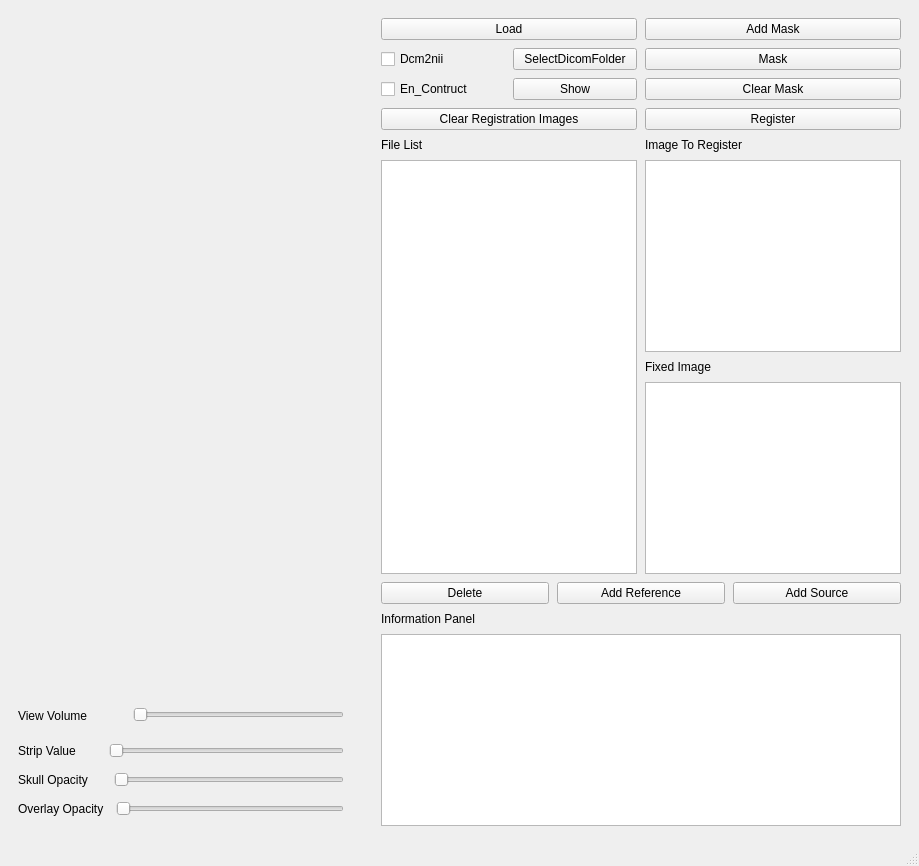
<?xml version="1.0" encoding="UTF-8"?>
<ui version="4.0">
 <class>MainWindow</class>
 <widget class="QMainWindow" name="MainWindow">
  <property name="geometry">
   <rect>
    <x>0</x>
    <y>0</y>
    <width>919</width>
    <height>817</height>
   </rect>
  </property>
  <property name="windowTitle">
   <string>MainWindow</string>
  </property>
  <widget class="QWidget" name="centralwidget">
   <layout class="QHBoxLayout" name="horizontalLayout_9">
    <item>
     <layout class="QVBoxLayout" name="verticalLayout_10">
      <item>
       <widget class="QWidget" name="" native="true">
        <layout class="QGridLayout" name="gridLayout">
         <property name="sizeConstraint">
          <enum>QLayout::SetMinimumSize</enum>
         </property>
         <item row="0" column="0">
          <widget class="QVTKWidget" name="axial_view_widget"/>
         </item>
         <item row="1" column="1">
          <widget class="QVTKWidget" name="ster_3d_view_widget"/>
         </item>
         <item row="0" column="1">
          <widget class="QVTKWidget" name="coronal_view_widget"/>
         </item>
         <item row="1" column="0">
          <widget class="QVTKWidget" name="sagittal_view_widget"/>
         </item>
        </layout>
       </widget>
      </item>
      <item>
       <widget class="QWidget" name="" native="true">
        <property name="maximumSize">
         <size>
          <width>16777215</width>
          <height>150</height>
         </size>
        </property>
        <layout class="QVBoxLayout" name="verticalLayout">
         <property name="sizeConstraint">
          <enum>QLayout::SetMinimumSize</enum>
         </property>
         <item>
          <layout class="QHBoxLayout" name="horizontalLayout">
           <property name="sizeConstraint">
            <enum>QLayout::SetFixedSize</enum>
           </property>
           <item>
            <widget class="QLabel" name="label">
             <property name="minimumSize">
              <size>
               <width>96</width>
               <height>27</height>
              </size>
             </property>
             <property name="maximumSize">
              <size>
               <width>96</width>
               <height>27</height>
              </size>
             </property>
             <property name="text">
              <string>View Volume</string>
             </property>
            </widget>
           </item>
           <item>
            <widget class="QLabel" name="min_vol_Lab">
             <property name="sizePolicy">
              <sizepolicy hsizetype="Preferred" vsizetype="Fixed">
               <horstretch>0</horstretch>
               <verstretch>0</verstretch>
              </sizepolicy>
             </property>
             <property name="text">
              <string/>
             </property>
            </widget>
           </item>
           <item>
            <widget class="QSlider" name="view_vol_Slider">
             <property name="maximumSize">
              <size>
               <width>456</width>
               <height>22</height>
              </size>
             </property>
             <property name="orientation">
              <enum>Qt::Horizontal</enum>
             </property>
            </widget>
           </item>
           <item>
            <widget class="QLabel" name="max_vol_Lab">
             <property name="sizePolicy">
              <sizepolicy hsizetype="Preferred" vsizetype="Fixed">
               <horstretch>0</horstretch>
               <verstretch>0</verstretch>
              </sizepolicy>
             </property>
             <property name="text">
              <string/>
             </property>
            </widget>
           </item>
          </layout>
         </item>
         <item>
          <layout class="QHBoxLayout" name="horizontalLayout_3">
           <item>
            <widget class="QLabel" name="label_3">
             <property name="maximumSize">
              <size>
               <width>119</width>
               <height>27</height>
              </size>
             </property>
             <property name="text">
              <string>Strip Value        </string>
             </property>
            </widget>
           </item>
           <item>
            <widget class="QSlider" name="strip_val_Slider">
             <property name="orientation">
              <enum>Qt::Horizontal</enum>
             </property>
            </widget>
           </item>
           <item>
            <widget class="QLabel" name="label_strip_value">
             <property name="sizePolicy">
              <sizepolicy hsizetype="Preferred" vsizetype="Fixed">
               <horstretch>0</horstretch>
               <verstretch>0</verstretch>
              </sizepolicy>
             </property>
             <property name="text">
              <string/>
             </property>
            </widget>
           </item>
          </layout>
         </item>
         <item>
          <layout class="QHBoxLayout" name="horizontalLayout_2">
           <item>
            <widget class="QLabel" name="label_2">
             <property name="text">
              <string>Skull Opacity      </string>
             </property>
            </widget>
           </item>
           <item>
            <widget class="QSlider" name="set_opacity_Slider">
             <property name="orientation">
              <enum>Qt::Horizontal</enum>
             </property>
            </widget>
           </item>
           <item>
            <widget class="QLabel" name="label_opacity">
             <property name="sizePolicy">
              <sizepolicy hsizetype="Preferred" vsizetype="Fixed">
               <horstretch>0</horstretch>
               <verstretch>0</verstretch>
              </sizepolicy>
             </property>
             <property name="text">
              <string/>
             </property>
            </widget>
           </item>
          </layout>
         </item>
         <item>
          <layout class="QHBoxLayout" name="horizontalLayout_4">
           <item>
            <widget class="QLabel" name="label_6">
             <property name="text">
              <string>Overlay Opacity  </string>
             </property>
            </widget>
           </item>
           <item>
            <widget class="QSlider" name="overlay_opacity_Slider">
             <property name="orientation">
              <enum>Qt::Horizontal</enum>
             </property>
            </widget>
           </item>
           <item>
            <widget class="QLabel" name="overlay_opacity_Label">
             <property name="sizePolicy">
              <sizepolicy hsizetype="Preferred" vsizetype="Fixed">
               <horstretch>0</horstretch>
               <verstretch>0</verstretch>
              </sizepolicy>
             </property>
             <property name="text">
              <string/>
             </property>
            </widget>
           </item>
          </layout>
         </item>
        </layout>
       </widget>
      </item>
     </layout>
    </item>
    <item>
     <widget class="QWidget" name="control_panel" native="true">
      <property name="maximumSize">
       <size>
        <width>400</width>
        <height>16777215</height>
       </size>
      </property>
      <layout class="QVBoxLayout" name="verticalLayout_8">
       <property name="spacing">
        <number>8</number>
       </property>
       <property name="sizeConstraint">
        <enum>QLayout::SetFixedSize</enum>
       </property>
       <item>
        <layout class="QGridLayout" name="gridLayout_2">
         <property name="sizeConstraint">
          <enum>QLayout::SetNoConstraint</enum>
         </property>
         <item row="1" column="1">
          <widget class="QPushButton" name="mask_Btn">
           <property name="text">
            <string>Mask</string>
           </property>
          </widget>
         </item>
         <item row="0" column="0">
          <widget class="QPushButton" name="img_load_Btn">
           <property name="sizePolicy">
            <sizepolicy hsizetype="Preferred" vsizetype="Minimum">
             <horstretch>0</horstretch>
             <verstretch>0</verstretch>
            </sizepolicy>
           </property>
           <property name="text">
            <string>Load</string>
           </property>
          </widget>
         </item>
         <item row="1" column="0">
          <layout class="QHBoxLayout" name="horizontalLayout_6">
           <item>
            <widget class="QCheckBox" name="use_dcm2nii_check">
             <property name="text">
              <string>Dcm2nii</string>
             </property>
            </widget>
           </item>
           <item>
            <widget class="QPushButton" name="sel_folder_Btn">
             <property name="text">
              <string>SelectDicomFolder</string>
             </property>
            </widget>
           </item>
          </layout>
         </item>
         <item row="3" column="1">
          <widget class="QPushButton" name="clr_mask_Btn">
           <property name="text">
            <string>Clear Mask</string>
           </property>
          </widget>
         </item>
         <item row="0" column="1">
          <widget class="QPushButton" name="add_mask_Btn">
           <property name="sizePolicy">
            <sizepolicy hsizetype="Preferred" vsizetype="Fixed">
             <horstretch>0</horstretch>
             <verstretch>0</verstretch>
            </sizepolicy>
           </property>
           <property name="text">
            <string>Add Mask</string>
           </property>
          </widget>
         </item>
         <item row="4" column="1">
          <widget class="QPushButton" name="register_Btn">
           <property name="text">
            <string>Register</string>
           </property>
          </widget>
         </item>
         <item row="3" column="0">
          <layout class="QHBoxLayout" name="horizontalLayout_7">
           <item>
            <widget class="QCheckBox" name="en_cst_Check">
             <property name="text">
              <string>En_Contruct</string>
             </property>
            </widget>
           </item>
           <item>
            <widget class="QPushButton" name="show_Btn">
             <property name="text">
              <string>Show</string>
             </property>
            </widget>
           </item>
          </layout>
         </item>
         <item row="4" column="0">
          <widget class="QPushButton" name="bold_Btn">
           <property name="text">
            <string>Clear Registration Images</string>
           </property>
          </widget>
         </item>
        </layout>
       </item>
       <item>
        <layout class="QVBoxLayout" name="verticalLayout_2">
         <item>
          <layout class="QHBoxLayout" name="horizontalLayout_8">
           <property name="sizeConstraint">
            <enum>QLayout::SetNoConstraint</enum>
           </property>
           <item>
            <layout class="QVBoxLayout" name="verticalLayout_4">
             <item>
              <widget class="QLabel" name="label_5">
               <property name="text">
                <string>File List</string>
               </property>
              </widget>
             </item>
             <item>
              <widget class="QListWidget" name="file_listWidget"/>
             </item>
            </layout>
           </item>
           <item>
            <layout class="QVBoxLayout" name="verticalLayout_7">
             <item>
              <layout class="QVBoxLayout" name="verticalLayout_5">
               <item>
                <widget class="QLabel" name="label_7">
                 <property name="text">
                  <string>Image To Register</string>
                 </property>
                </widget>
               </item>
               <item>
                <widget class="QListWidget" name="reg_src_List"/>
               </item>
              </layout>
             </item>
             <item>
              <layout class="QVBoxLayout" name="verticalLayout_6">
               <item>
                <widget class="QLabel" name="label_8">
                 <property name="text">
                  <string>Fixed Image</string>
                 </property>
                </widget>
               </item>
               <item>
                <widget class="QListWidget" name="reg_refer_List"/>
               </item>
              </layout>
             </item>
            </layout>
           </item>
          </layout>
         </item>
         <item>
          <layout class="QHBoxLayout" name="horizontalLayout_5">
           <property name="sizeConstraint">
            <enum>QLayout::SetNoConstraint</enum>
           </property>
           <item>
            <widget class="QPushButton" name="del_file_Btn">
             <property name="text">
              <string>Delete</string>
             </property>
            </widget>
           </item>
           <item>
            <widget class="QPushButton" name="add_refer_Btn">
             <property name="text">
              <string>Add Reference</string>
             </property>
            </widget>
           </item>
           <item>
            <widget class="QPushButton" name="add_src_Btn">
             <property name="text">
              <string>Add Source</string>
             </property>
            </widget>
           </item>
          </layout>
         </item>
         <item>
          <layout class="QVBoxLayout" name="verticalLayout_3">
           <property name="sizeConstraint">
            <enum>QLayout::SetNoConstraint</enum>
           </property>
           <item>
            <widget class="QLabel" name="label_4">
             <property name="text">
              <string>Information Panel</string>
             </property>
            </widget>
           </item>
           <item>
            <widget class="QTextBrowser" name="info_Panel"/>
           </item>
          </layout>
         </item>
        </layout>
       </item>
      </layout>
     </widget>
    </item>
   </layout>
  </widget>
  <widget class="QMenuBar" name="menubar">
   <property name="geometry">
    <rect>
     <x>0</x>
     <y>0</y>
     <width>919</width>
     <height>31</height>
    </rect>
   </property>
  </widget>
  <widget class="QStatusBar" name="statusbar"/>
 </widget>
 <customwidgets>
  <customwidget>
   <class>QVTKWidget</class>
   <extends>QWidget</extends>
   <header>QVTKWidget.h</header>
  </customwidget>
 </customwidgets>
 <resources/>
 <connections/>
</ui>
